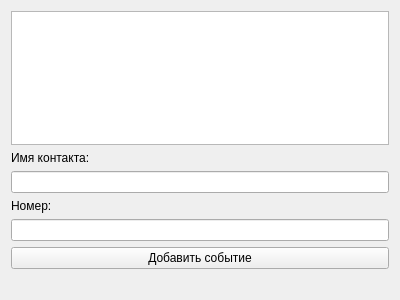
<?xml version="1.0" encoding="UTF-8"?>
<ui version="4.0">
 <class>Form</class>
 <widget class="QWidget" name="Form">
  <property name="geometry">
   <rect>
    <x>0</x>
    <y>0</y>
    <width>400</width>
    <height>300</height>
   </rect>
  </property>
  <property name="windowTitle">
   <string>Form</string>
  </property>
  <layout class="QGridLayout" name="gridLayout">
   <item row="4" column="0">
    <widget class="QLineEdit" name="lineEdit_2"/>
   </item>
   <item row="3" column="0">
    <widget class="QLabel" name="label_2">
     <property name="text">
      <string>Номер:</string>
     </property>
    </widget>
   </item>
   <item row="0" column="0">
    <widget class="QListWidget" name="listWidget"/>
   </item>
   <item row="1" column="0">
    <widget class="QLabel" name="label">
     <property name="text">
      <string>Имя контакта:</string>
     </property>
    </widget>
   </item>
   <item row="2" column="0">
    <widget class="QLineEdit" name="lineEdit"/>
   </item>
   <item row="5" column="0">
    <widget class="QPushButton" name="pushButton">
     <property name="text">
      <string>Добавить событие</string>
     </property>
    </widget>
   </item>
   <item row="6" column="0">
    <widget class="QLabel" name="label_3">
     <property name="text">
      <string/>
     </property>
    </widget>
   </item>
  </layout>
 </widget>
 <resources/>
 <connections/>
</ui>
